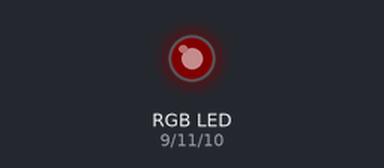
The sketch below on a simulated Arduino Uno, built with avr-gcc and run on an emulated ATmega328P. On the bench: an RGB LED mixed from three pins (HIGH = lit). Dim RGB values are drawn brighter than linear.

Above: at 0.05 s.
At 0.9 s:
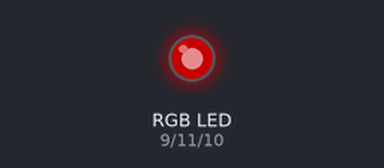
At 1.75 s:
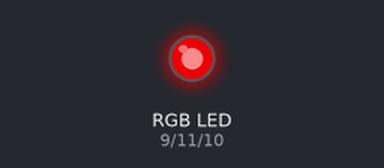
At 3.5 s:
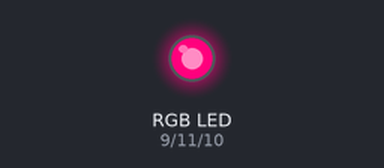
At 5.25 s:
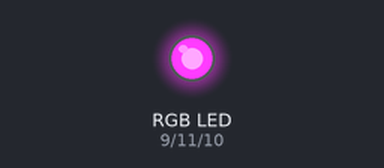
At 7.0 s:
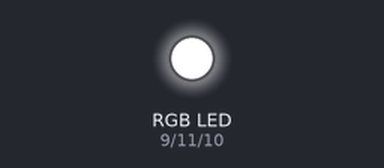
Timing chart, 0 to 9.1 s (numbered marks = the images above):
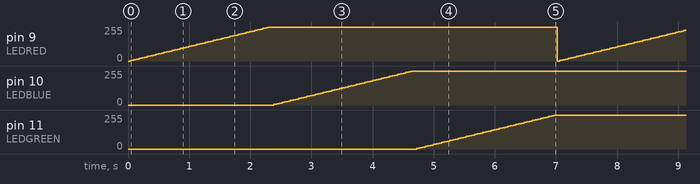

The sketch:

HP_scanner_RGB_LED_manipulation.ino
```cpp
/*
  This is printer scanner board hack to use
  the RGB led for fun.

  Here is code for an arduino uno that will utulize the led
  on the printer scanner boards.

  shout out to Robson Couto who also did similar with an  arduino and
  sparked me to create this.
  find his blog here http://dragaosemchama.com

  Written by: brandon bodagous
  10-2016

*/

int LEDRED = 9;  //pin1 on rgb led
int LEDBLUE = 10;  //pin 2 on rbg led
int LEDGREEN = 11;  //pin 4 on rbg led

/*the third pin is gnd*/

void setup()
{
  pinMode(10, OUTPUT);
  pinMode(9, OUTPUT);
  pinMode(11, OUTPUT);
}

void loop()
{
  for (int fadingLED = 0; fadingLED <= 255; fadingLED += 5) {
    analogWrite(LEDRED, fadingLED);
    delay(45);
  }
//somewhat interesting results with the led. could be any number of things
  for (int fadingLED = 0; fadingLED <= 255; fadingLED += 5) {
    analogWrite(LEDBLUE, fadingLED);
    delay(45);
//play with the values. also thinking pwm? or ppm?
  }
  for (int fadingLED = 0; fadingLED <= 255; fadingLED += 5) {
    analogWrite(LEDGREEN, fadingLED);
    delay(45);
  }
}
```

Measured:
- by itself, pin 9 (LEDRED), pin 10 (LEDBLUE), pin 11 (LEDGREEN): ramps from 0/255 to 255/255 and jumps back, once every 7.0 s
